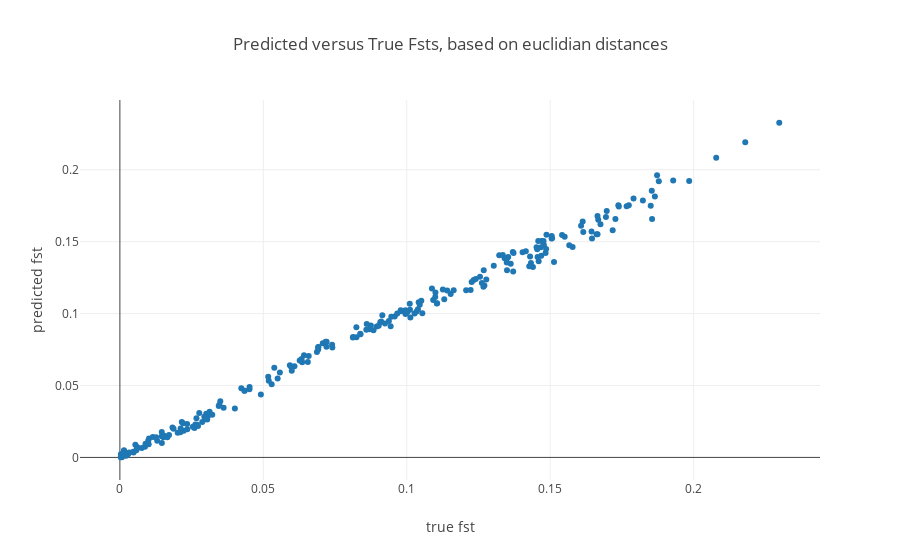

Notebook cell for this chart:
### Code cell
if Predict:
    fig_data= [go.Scatter(
        x= [m_coeff_II * np.exp(m_coeff*np.log(x) + b) + b_II for x in unbiased_pairwise],
        y= [x for x in fst_store],
        mode= 'markers'
        )
    ]

    layout = go.Layout(
        title= 'Predicted versus True Fsts, based on euclidian distances',
        yaxis=dict(
            title='predicted fst'),
        xaxis=dict(
            title='true fst')
    )

    fig= go.Figure(data=fig_data, layout=layout)
    iplot(fig)

### Figure 1 — Plotly figure (JSON) as saved in the notebook; plotly's stock layout.template omitted (floating-point values rounded to 4 significant figures; data arrays with more than 128 entries replaced by an {"elided": "..."} marker saying what was removed)
{"data": [{"mode": "markers", "type": "scatter", "x": {"elided": "231 float values"}, "y": {"elided": "231 float values"}}], "layout": {"title": "Predicted versus True Fsts, based on euclidian distances", "xaxis": {"title": "true fst"}, "yaxis": {"title": "predicted fst"}}}
